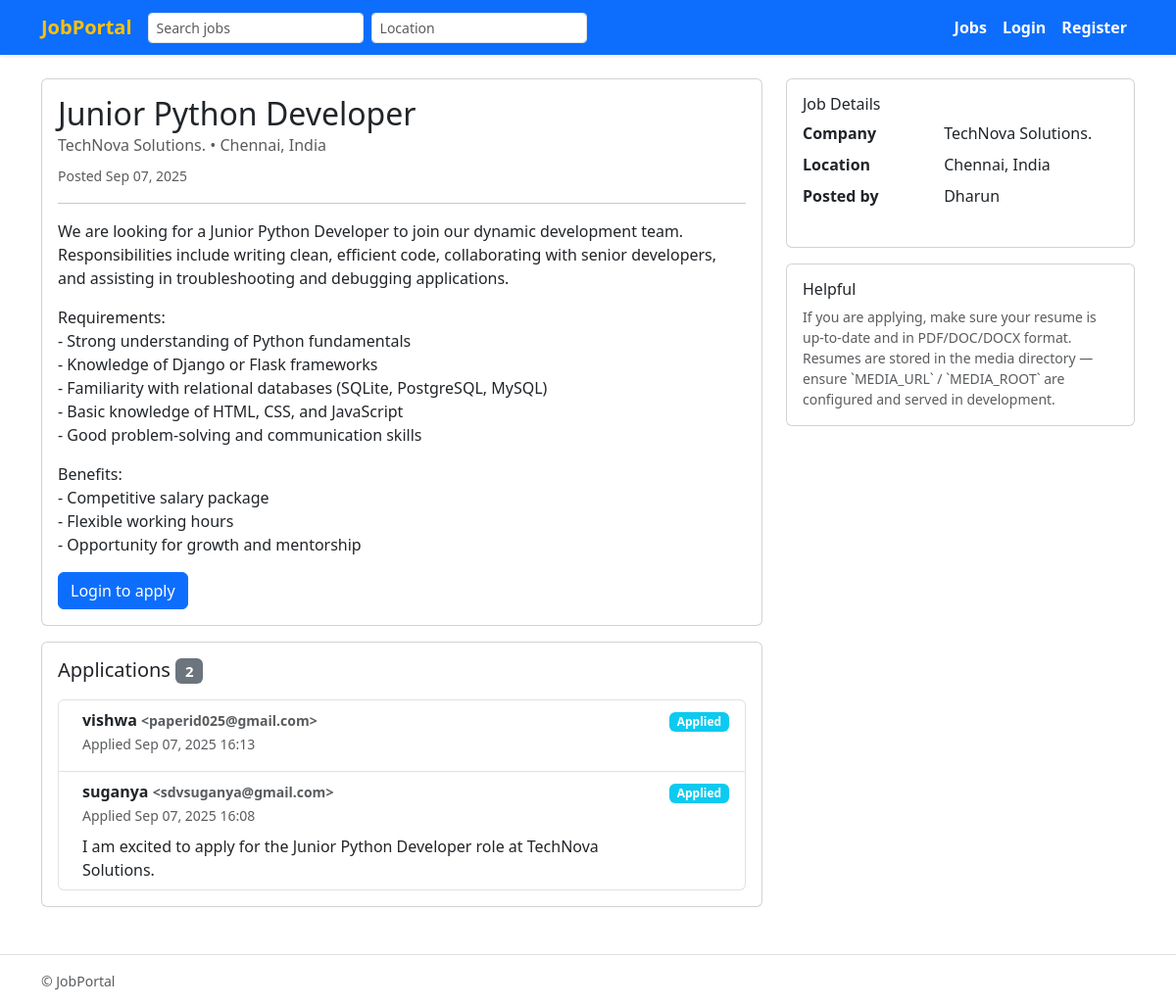
The app's page /job/1/ with its own data.
### jobs/models.py (models this page shows, shortened)
class Job(models.Model):
    poster = models.ForeignKey(
        User, on_delete=models.CASCADE, related_name="posted_jobs"
    )
    title = models.CharField(max_length=255)
    company = models.CharField(max_length=255)
    description = models.TextField()
    location = models.CharField(max_length=255, blank=True)
    created_at = models.DateTimeField(auto_now_add=True)
    updated_at = models.DateTimeField(auto_now=True)
    class Meta:
        ordering = ["-created_at"]
        indexes = [
            models.Index(fields=["title"]),
            models.Index(fields=["company"]),
            models.Index(fields=["location"]),
        ]

class Application(models.Model):
    STATUS_APPLIED = "applied"
    STATUS_REVIEW = "review"
    STATUS_ACCEPTED = "accepted"
    STATUS_REJECTED = "rejected"
    STATUS_WITHDRAWN = "withdrawn"
    STATUS_CHOICES = [
        (STATUS_APPLIED, "Applied"),
        (STATUS_REVIEW, "Under Review"),
        (STATUS_ACCEPTED, "Accepted"),
        (STATUS_REJECTED, "Rejected"),
        (STATUS_WITHDRAWN, "Withdrawn"),
    ]
    job = models.ForeignKey(Job, on_delete=models.CASCADE, related_name="applications")
    applicant = models.ForeignKey(User, on_delete=models.CASCADE, related_name="applications")
    resume = models.FileField(
        upload_to=resume_upload_to,
        validators=[FileExtensionValidator(allowed_extensions=["pdf", "doc", "docx"])],
        help_text="Upload resume in PDF, DOC or DOCX format.",
    )
    cover_letter = models.TextField(blank=True)
    status = models.CharField(max_length=20, choices=STATUS_CHOICES, default=STATUS_APPLIED)
    applied_at = models.DateTimeField(auto_now_add=True)
    updated_at = models.DateTimeField(auto_now=True)
    class Meta:
        unique_together = ("job", "applicant")
        ordering = ["-applied_at"]
        indexes = [models.Index(fields=["status"]), models.Index(fields=["applied_at"])]

### jobs/views.py (the view)
# urls.py: path("job/<int:pk>/", views.JobDetailView.as_view(), name="job_detail"),
class JobDetailView(DetailView):
    model = Job
    template_name = "jobs/job_detail.html"
    context_object_name = "job"
    def get_context_data(self, **kwargs):
        ctx = super().get_context_data(**kwargs)
        job = self.object
        ctx["applications"] = job.applications.all()
        ctx["has_applied"] = False
        if self.request.user.is_authenticated:
            ctx["has_applied"] = job.applications.filter(applicant=self.request.user).exists()
        return ctx

### jobs/templates/jobs/job_detail.html (shortened to what this page needs)
{% extends 'jobs/base.html' %}
{% block content %}
<div class="row">
  <div class="col-lg-8">
    <div class="card mb-3">
      <div class="card-body">
        <h2 class="card-title">{{ job.title }}</h2>
        <h6 class="card-subtitle text-muted mb-2">
          {{ job.company }}{% if job.location %} • {{ job.location }}{% endif %}
        </h6>
        <p class="text-muted mb-2"><small>Posted {{ job.created_at|date:"M d, Y" }}</small></p>
        <hr>
        <div class="mb-3">
          {{ job.description|linebreaks }}
        </div>
        <div class="d-flex gap-2">
          {% if user.is_authenticated and job.poster != user %}
            {% if not has_applied %}
              <a class="btn btn-success" href="{% url 'jobs:job_apply' job.pk %}">Apply</a>
            {% else %}
              <span class="btn btn-outline-secondary disabled">Already applied</span>
            {% endif %}
          {% elif not user.is_authenticated %}
            <a class="btn btn-primary" href="{% url 'login' %}?next={% url 'jobs:job_detail' job.pk %}">Login to apply</a>
          {% endif %}
        </div>
      </div>
    </div>
    <div class="card">
      <div class="card-body">
        <h5 class="mb-3">Applications <span class="badge bg-secondary">{{ applications.count }}</span></h5>
        {% if applications %}
          <ul class="list-group">
            {% for app in applications %}
              <li class="list-group-item d-flex justify-content-between align-items-start">
                <div class="ms-2 me-auto">
                  <div class="fw-bold">{{ app.applicant.username }}{% if app.applicant.email %} <small class="text-muted">&lt;{{ app.applicant.email }}&gt;</small>{% endif %}</div>
                  <small class="text-muted">Applied {{ app.applied_at|date:"M d, Y H:i" }}</small>
                  <div class="mt-2">{{ app.cover_letter|linebreaksbr }}</div>
                </div>
                <div class="text-end">
                  <div class="mb-2">
                    <span class="badge
                      {% if app.status == 'applied' %}bg-info
                      {% elif app.status == 'review' %}bg-warning
                      {% elif app.status == 'accepted' %}bg-success
                      {% elif app.status == 'rejected' %}bg-danger
                      {% elif app.status == 'withdrawn' %}bg-secondary
                      {% endif %}
                    ">{{ app.get_status_display }}</span>
                  </div>
                </div>
              </li>
            {% endfor %}
          </ul>
        {% else %}
          <div class="alert alert-info mb-0">No applications yet.</div>
        {% endif %}
      </div>
    </div>
  </div>
  <aside class="col-lg-4">
    <div class="card mb-3">
      <div class="card-body">
        <h6>Job Details</h6>
        <dl class="row">
          <dt class="col-5">Company</dt><dd class="col-7">{{ job.company }}</dd>
          <dt class="col-5">Location</dt><dd class="col-7">{{ job.location|default:"—" }}</dd>
          <dt class="col-5">Posted by</dt><dd class="col-7">{{ job.poster.username }}</dd>
        </dl>
      </div>
    </div>
    <div class="card">
      <div class="card-body">
        <h6>Helpful</h6>
        <p class="small text-muted mb-0">If you are applying, make sure your resume is up-to-date and in PDF/DOC/DOCX format. Resumes are stored in the media directory — ensure `MEDIA_URL` / `MEDIA_ROOT` are configured and served in development.</p>
      </div>
    </div>
  </aside>
</div>
{% endblock %}

### jobs/templates/jobs/base.html (shortened to what this page needs)
{% load static %}
<!doctype html>
<html lang="en">
<head>
  <link href="https://cdn.jsdelivr.net/npm/bootstrap@5.3.0/dist/css/bootstrap.min.css" rel="stylesheet">
</head>
<body>
<nav class="navbar navbar-expand-lg navbar-primary bg-primary shadow-sm">
  <div class="container">
    <a class="navbar-brand  text-warning fw-bold" href="{% url 'jobs:job_list' %}">JobPortal</a>
    <div class="collapse navbar-collapse" id="mainNav">
      <form class="d-flex me-auto" method="get" action="{% url 'jobs:job_list' %}">
        <input name="q" class="form-control form-control-sm me-2" type="search" placeholder="Search jobs" aria-label="Search"
               value="{{ request.GET.q|default:'' }}">
        <input name="location" class="form-control form-control-sm me-2" type="search" placeholder="Location"
               value="{{ request.GET.location|default:'' }}">
        <button class="btn btn-sm btn-outline-primary" type="submit">Search</button>
      </form>
      <ul class="navbar-nav ms-auto mb-2 mb-lg-0 align-items-center">
        {% if user.is_authenticated %}
          {% if user.profile.is_employer %}
          <li class="nav-item">
              <a class="nav-link text-white" href="{% url 'jobs:job_list' %}">Home</a>
            </li>
            <li class="nav-item">
              <a class="nav-link text-white" href="{% url 'jobs:job_create' %}">Post Job</a>
            </li>
            {% comment %} <li class="nav-item">
              <a class="nav-link" href="{% url 'admin:index' %}">Dashboard</a>
            </li> {% endcomment %}
          {% else %}
            <li class="nav-item">
              <a class="nav-link text-white" href="{% url 'jobs:job_list' %}">Jobs</a>
            </li>
          {% endif %}
           <li class="nav-item">
            <a class="nav-link text-white" href="#">
              <strong>{{ user.username }}</strong>
              {% if user.email %}<small class="text-white d-block">{{ user.email }}</small>{% endif %}
            </a>
          </li>
          <li class="nav-item">
            <form method="post" action="{% url 'logout' %}" style="display:inline;">
  {% csrf_token %}
  <button type="submit" class="btn btn-link nav-link p-0 text-white">Logout</button>
</form>
          </li>
        {% else %}
       <li class="nav-item">
  <a class="nav-link fw-bold text-white" href="{% url 'jobs:job_list' %}">Jobs</a>
</li>
<li class="nav-item">
  <a class="nav-link fw-bold text-white" href="{% url 'login' %}">Login</a>
</li>
<li class="nav-item">
  <a class="nav-link fw-bold text-white" href="{% url 'jobs:register' %}">Register</a>
</li>
        {% endif %}
      </ul>
    </div>
  </div>
</nav>
<main class="container py-4">
  {% block content %}{% endblock %}
</main>
<footer class="border-top py-3 mt-4">
  <div class="container text-muted small">
    &copy; {{ now.year }} JobPortal
  </div>
</footer>
</body>
</html>

### jobs/templates/jobs/base.html (style rules this page uses)
.nav-item .nav-link { white-space: nowrap; }

### records on screen
Job: title "Junior Python Developer", company "TechNova Solutions.", location "Chennai, India", created_at "Sep 07, 2025", description "We are looking for a Junior Python Developer to join our dynamic development team. Responsibilities include writing clean, efficient code, collaborating with senior developers, and assisting in troubleshooting and debugging applications. Requirements: - Strong understanding of Python fundamentals - Knowledge of Django or Flask frameworks - Familiarity with relational databases (SQLite, PostgreSQL, MySQL) - Basic knowledge of HTML, CSS, and JavaScript - Good problem-solving and communication skills Benefits: - Competitive salary package - Flexible working hours - Opportunity for growth and mentorship", count "2", poster.username "Dharun"
Application: applicant.username "vishwa", applicant.email "paperid025@gmail.com", applied_at "Sep 07, 2025 16:13", status "Applied"
Application: applicant.username "suganya", applicant.email "sdvsuganya@gmail.com", applied_at "Sep 07, 2025 16:08", cover_letter "I am excited to apply for the Junior Python Developer role at TechNova Solutions.", status "Applied"
